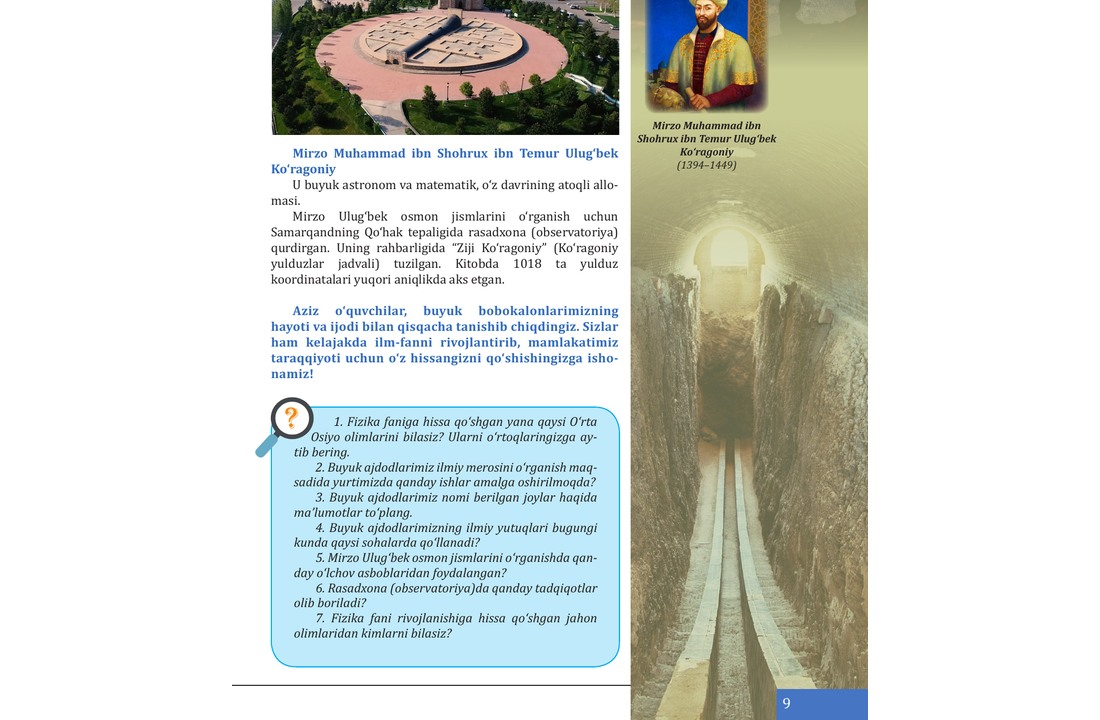
#> input picture assets/physics7/figures/lesson-01.jpg, 1100 x 720 px
$ python -i build_physics7_course.py   (imports and definitions only)
#> lines starting #> are read from the running program, lines starting #| are printed output that depends on the picture; after the words box and inside, x2 and y2 are one past the last pixel; in counts of white or black regions, pixels touching at a corner belong together
#> further down, picture is the input picture: PIL image 1100x720 RGB; mean R, G, B 211.6, 215.4, 209.5
"""Build the complete 7th-grade Idrok physics course from the 2022 textbook."""

from __future__ import annotations

import json
import math
import re
import shutil
import subprocess
import sys
import unicodedata
from pathlib import Path

import numpy as np
from PIL import Image, ImageDraw, ImageFilter, ImageFont
from pypdf import PdfReader

# [1 line not run here, left out]

ROOT = Path(__file__).resolve().parents[1]
PDF = ROOT / "7-SINF FIZIKA DARSLIK 2022.pdf"
OUT = ROOT / "assets" / "physics7"
FIGURES = OUT / "figures"
LOW_RENDER = ROOT / "tmp" / "pdfs" / "physics7-pages"
CONTACT = ROOT / "tmp" / "pdfs" / "physics7-contact.png"
POPPLER = Path(
    r"C:\Users\ANUBIS PC\.cache\codex-runtimes\codex-primary-runtime"
    r"\dependencies\native\poppler\Library\bin\pdftoppm.exe"
)

CHAPTERS = [
    {"title": "Mexanik harakat haqida ma’lumotlar", "icon": "motion", "accent": "#5b63e8"},
    {"title": "Tabiatda kuch va energiya", "icon": "forces", "accent": "#16a6a1"},
    {"title": "Issiqlik hodisalari", "icon": "thermal", "accent": "#f0a42c"},
    {"title": "Elektr", "icon": "charge", "accent": "#e85b91"},
    {"title": "Optika", "icon": "light", "accent": "#2784d8"},
]
CHAPTER_ENDS = [15, 30, 38, 57, 62]

# number | start page | title | formula | unit | relationship
RAW_LESSONS = r"""
1|7|Fizika fani taraqqiyoti tarixida O‘rta Osiyo olimlarining tutgan o‘rni|—|—|O‘rta Osiyo allomalari kuzatish, o‘lchash va hisoblash orqali fizika hamda astronomiya rivojiga katta hissa qo‘shgan.
2|10|Fizika sohasida O‘zbekistonda ilmiy maktab yaratgan fizik olimlar|—|—|O‘zbekiston fizik olimlari yadro fizikasi, Quyosh energiyasi, yarimo‘tkazgichlar va yuqori energiyalar sohalarida ilmiy maktablar yaratgan.
3|13|Fizik kattaliklar. Xalqaro birliklar sistemasi (SI)|kattalik = son qiymati × birlik|SI|Har bir fizik kattalik son qiymati, belgisi va o‘lchov birligi bilan ifodalanadi; SI birliklari o‘lchash natijalarini yagona tizimga keltiradi.
4|17|Fizikada tadqiqot metodlari|kuzatish → faraz → tajriba → xulosa|—|Fizik tadqiqot kuzatish, muammoni belgilash, faraz ilgari surish, tajriba o‘tkazish va xulosa chiqarish bosqichlaridan iborat.
5|20|Skalyar va vektor kattaliklar|a = (aₓ, aᵧ), bu yerda a — vektor|—|Skalyar kattalik faqat son qiymatiga, vektor kattalik esa son qiymati bilan birga yo‘nalishga ham ega.
6|22|Masalalar yechish: fizik kattaliklar va vektorlar|x = k·x₀|SI|Masala yechishda berilganlar SI birliklariga o‘tkaziladi, kerakli formula tanlanadi va natija birligi bilan yoziladi.
7|24|Mexanik harakat|x = x(t)|m|Jismning boshqa jismlarga nisbatan vaziyatining vaqt o‘tishi bilan o‘zgarishi mexanik harakat deyiladi.
8|28|Kinematikaning asosiy tushunchalari|Δr = r₂ − r₁ (vektor)|m|Trayektoriya jism harakat chizig‘i, yo‘l trayektoriya uzunligi, ko‘chish esa boshlang‘ich va oxirgi vaziyatlarni bog‘lovchi vektordir.
9|31|To‘g‘ri chiziqli tekis harakatda tezlik va yo‘l|v = s/t; s = vt|m/s|Tekis harakatda jism teng vaqt oralig‘ida teng yo‘l bosadi va uning tezligi o‘zgarmaydi.
10|36|Masalalar yechish: tekis harakat|s = vt|m|Tekis harakat masalalarida tezlik, vaqt va yo‘l orasidagi s = vt bog‘lanishi qo‘llanadi.
11|39|Notekis harakat|vₒ‘rt = sᵤₘ/tᵤₘ|m/s|Notekis harakatda tezlik o‘zgaradi; butun yo‘lning o‘rtacha tezligi umumiy yo‘lning umumiy vaqtga nisbatidir.
12|42|Laboratoriya: notekis harakatning o‘rtacha tezligini aniqlash|vₒ‘rt = s/t|m/s|Masofa va harakat vaqti tajribada o‘lchanib, jismning o‘rtacha tezligi hisoblanadi.
13|43|Masalalar yechish: notekis harakat|vₒ‘rt = sᵤₘ/tᵤₘ|m/s|Harakat qismlarining yo‘llari va vaqtlarini alohida qo‘shib, butun harakatning o‘rtacha tezligi topiladi.
14|45|Aylana bo‘ylab harakat|T = t/N; ν = N/t|s; Hz|Aylana bo‘ylab tekis harakat davr, chastota, radius va chiziqli tezlik bilan tavsiflanadi.
15|48|Masalalar yechish: aylana bo‘ylab harakat|v = 2πR/T|m/s|Aylana bo‘ylab harakatda bir aylanish yo‘li 2πR ga teng bo‘lib, tezlik davr yoki chastota orqali topiladi.
16|53|Massa va uning birliklari|m = ρV|kg|Massa jism inertligini va undagi modda miqdorini tavsiflaydigan fizik kattalikdir.
17|55|Zichlik va uning birliklari|ρ = m/V|kg/m³|Zichlik moddaning birlik hajmiga to‘g‘ri keladigan massasini ko‘rsatadi.
18|59|Laboratoriya: turli shakldagi jismlarning zichligini aniqlash|ρ = m/V|kg/m³|Jism massasi tarozida, hajmi esa geometrik usul yoki suyuqlikka botirish orqali o‘lchanib, zichligi aniqlanadi.
19|62|Jismlarning o‘zaro ta’siri. Kuch|F = ma|N|Kuch jismlarning o‘zaro ta’sirini ifodalaydi va jism tezligi yoki shaklini o‘zgartirishi mumkin.
20|66|Bosim va uning birliklari|p = F/S|Pa|Bosim sirtga tik ta’sir qiluvchi kuchning shu sirt yuziga nisbatiga teng.
21|69|Masalalar yechish: bosim|p = F/S|Pa|Bosim masalalarida kuch nyutonda, yuza kvadrat metrda olinib, natija paskalda ifodalanadi.
22|71|Suyuqlik va gazlarda bosimning uzatilishi|p = F/S|Pa|Paskal qonuniga ko‘ra tashqi bosim suyuqlik va gazning barcha nuqtalariga o‘zgarishsiz uzatiladi.
23|74|Tinch holatdagi suyuqlik bosimi|p = ρgh|Pa|Suyuqlikning gidrostatik bosimi uning zichligi va chuqurlik ortishi bilan ortadi.
24|76|Masalalar yechish: suyuqlik bosimi|p = ρgh|Pa|Gidrostatik bosimni hisoblashda suyuqlik zichligi, erkin tushish tezlanishi va chuqurlik ko‘paytiriladi.
25|78|Atmosfera bosimi|pₐₜₘ = ρgh|Pa|Atmosfera havosining og‘irligi Yer sirtidagi jismlarga bosim beradi; bu bosim barometr bilan o‘lchanadi.
26|83|Mexanik ish|A = Fs·cosα|J|Kuch jismni siljitganda mexanik ish bajaradi; ish kuch va ko‘chishning kuch yo‘nalishidagi proyeksiyasiga bog‘liq.
27|85|Mexanik energiyaning turlari|Eₚ = mgh; Eₖ = mv²/2|J|Potensial energiya jismlarning o‘zaro vaziyatiga, kinetik energiya esa jism massasi va tezligiga bog‘liq.
28|88|Masalalar yechish: mexanik energiya|E = Eₚ + Eₖ|J|Mexanik energiya kinetik va potensial energiyalar yig‘indisidan iborat.
29|90|Mexanik quvvat va uning birligi|P = A/t|W|Quvvat bajarilgan ishning shu ishni bajarishga ketgan vaqtga nisbatidir.
30|93|Masalalar yechish: ish va quvvat|P = A/t|W|Ish, vaqt va quvvat orasidagi bog‘lanishdan noma’lum kattalik topiladi.
31|97|Ichki energiya|ΔU = Q + Aₜₐₛₕqᵢ|J|Jism ichki energiyasi uni tashkil etgan zarralarning kinetik va potensial energiyalari yig‘indisidir.
32|100|Issiqlik miqdori|Q = cmΔT|J|Jismni isitish yoki sovitishda uzatiladigan issiqlik miqdori massa, solishtirma issiqlik sig‘imi va temperatura o‘zgarishiga bog‘liq.
33|104|Masalalar yechish: issiqlik miqdori|Q = cmΔT|J|Issiqlik masalalarida temperaturalar farqi, massa va moddaning solishtirma issiqlik sig‘imi hisobga olinadi.
34|106|Amaliy mashg‘ulot: turli temperaturali suvlar aralashtirilganda issiqlik almashinuvi|Q_berilgan = Q_olingan|J|Issiq suv bergan issiqlik miqdori sovuq suv olgan issiqlik miqdoriga teng bo‘lganda issiqlik muvozanati yuzaga keladi.
35|107|Yoqilg‘ining solishtirma yonish issiqligi|Q = qm|J|Yoqilg‘i yonganda ajraladigan issiqlik miqdori uning massasi va solishtirma yonish issiqligiga bog‘liq.
36|110|Bug‘lanish va kondensatsiya. Qaynash|Q = Lm|J|Bug‘lanish suyuqlik sirtida har qanday temperaturada, qaynash esa butun hajmda muayyan temperaturada sodir bo‘ladi.
37|115|Qattiq jismning erishi va qotishi|Q = λm|J|Kristall jism erish temperaturasida issiqlik yutib eriydi, qotishda esa shu miqdordagi issiqlikni beradi.
38|118|Masalalar yechish: fazaviy o‘tishlar|Q = cmΔT + λm + Lm|J|Murakkab issiqlik jarayonlarida isitish, erish va bug‘lanish bosqichlarining issiqlik miqdorlari qo‘shiladi.
39|123|Jismlarning elektrlanishi|q = ±Ne|C|Jismlar elektron olishi yoki yo‘qotishi natijasida manfiy yoki musbat zaryadlanadi.
40|126|Elektr zaryad|q = Ne|C|Elektr zaryad diskret bo‘lib, elementar zaryadning butun sonli karralisidan iborat.
41|130|Elektroskop va elektrometr|q = CU|C|Elektroskop zaryad mavjudligini, elektrometr esa elektrlanish darajasini aniqlashga xizmat qiladi.
42|132|Elektr o‘tkazgichlar va dielektriklar|R = ρl/S|Ω|O‘tkazgichlarda erkin zaryadlar ko‘chishi mumkin, dielektriklarda esa zaryadlar bog‘langan holatda bo‘ladi.
43|134|Zaryadlangan jismlarning o‘zaro ta’sirlashuvi|F = k|q₁q₂|/r²|N|Bir xil ishorali zaryadlar itarishadi, qarama-qarshi ishorali zaryadlar tortishadi.
44|137|O‘tkazgichlarda elektr zaryadlarning taqsimlanishi|Eᵢchki = 0|N/C|Elektrostatik muvozanatda ortiqcha zaryad o‘tkazgichning tashqi sirtida taqsimlanadi, o‘tkazgich ichida maydon nol bo‘ladi.
45|139|Tabiatdagi elektr hodisalar|q = It|C|Chaqmoq bulutlar va Yer orasidagi katta elektr razryadi bo‘lib, zaryadlar ajralishi natijasida yuzaga keladi.
46|142|Elektr toki|I = q/t|A|Elektr toki zaryadlangan zarralarning tartibli harakati bo‘lib, tok mavjudligi uchun erkin zaryadlar va elektr maydon kerak.
47|145|Tok manbalari|ε = Aₜₐₛₕqᵢ/q|V|Tok manbai boshqa turdagi energiyani elektr energiyaga aylantirib, zanjirda kuchlanish hosil qiladi.
48|149|Elektr kuchlanish va uni o‘lchash|U = A/q|V|Kuchlanish elektr maydonning birlik zaryadni ko‘chirishda bajargan ishini ko‘rsatadi va voltmetr bilan o‘lchanadi.
49|153|Tok kuchi|I = q/t|A|Tok kuchi o‘tkazgich kesimidan vaqt birligida o‘tgan elektr zaryadiga teng va ampermetr bilan o‘lchanadi.
50|156|Masalalar yechish: tok va kuchlanish|A = UIt|J|Elektr zanjirida ish, kuchlanish, tok kuchi va vaqt orasidagi bog‘lanish qo‘llanadi.
51|158|Laboratoriya: elektr zanjirida tok kuchi va kuchlanishni o‘lchash|I = q/t; U = A/q|A; V|Ampermetr zanjirga ketma-ket, voltmetr esa o‘lchanayotgan iste’molchiga parallel ulanadi.
52|159|Elektr qarshilik|R = ρl/S|Ω|O‘tkazgich qarshiligi uning materialiga va uzunligiga to‘g‘ri, ko‘ndalang kesim yuziga teskari proporsional.
53|163|Rezistorlar. Reostatlar|R = ρl/S|Ω|Rezistor zanjir qarshiligini belgilaydi, reostat esa o‘tkazgichning faol uzunligini o‘zgartirib tok kuchini rostlaydi.
54|166|Zanjirning bir qismi uchun Om qonuni|I = U/R|A|Zanjir qismidagi tok kuchi kuchlanishga to‘g‘ri, qarshilikka teskari proporsional.
55|169|Masalalar yechish: Om qonuni|R = U/I|Ω|Om qonuni yordamida tok kuchi, kuchlanish yoki qarshilikdan istalgan biri hisoblanadi.
56|171|Amaliy mashg‘ulot: reostat yordamida tok kuchini rostlash|I = U/R|A|Reostat qarshiligi o‘zgartirilganda zanjirdagi tok kuchi ham o‘zgaradi.
57|172|Laboratoriya: Om qonunini o‘rganish|R = U/I|Ω|Kuchlanish va tok kuchi bir necha marta o‘lchanib, ularning nisbati o‘zgarmas qarshilikka tengligi tekshiriladi.
58|176|Yorug‘likning to‘g‘ri chiziq bo‘ylab tarqalishi|s = ct|m|Yorug‘lik bir jinsli shaffof muhitda to‘g‘ri chiziq bo‘ylab tarqaladi va soya hosil qiladi.
59|178|Quyosh va Oy tutilishi|Soya + yarimsoya|—|Quyosh, Yer va Oyning o‘zaro joylashuvi natijasida Quyosh yoki Oy tutilishi kuzatiladi.
60|181|Yorug‘likning qaytishi va sinishi|α = β; n = sinα/sinγ|—|Qaytishda tushish burchagi qaytish burchagiga teng, sinishda esa nur muhit chegarasida yo‘nalishini o‘zgartiradi.
61|184|Linza|D = 1/F|dptr|Linza yorug‘lik nurlarini yig‘adi yoki sochadi; uning asosiy kattaliklari fokus masofasi va optik kuchdir.
62|186|Amaliy mashg‘ulot: yorug‘likning yassi ko‘zgudan qaytishi|α = β|°|Yassi ko‘zguda qaytgan nur, tushgan nur va normal bir tekislikda yotadi, qaytish burchagi tushish burchagiga teng.
""".strip()

APPLICATIONS = [
    "Bu bilim transport, navigatsiya, sport, o‘lchash va harakatni grafik tahlil qilishda qo‘llanadi.",
    "Bu qonuniyat qurilish, gidravlika, mexanizmlar, energetika va kundalik xavfsizlik masalalarini tushuntiradi.",
    "Issiqlik almashinuvi haqidagi bilim isitish-sovitish tizimlari, oshxona, sanoat va energiya tejashda ishlatiladi.",
    "Elektr qonunlari yoritish, maishiy texnika, sensorlar, aloqa va xavfsiz elektr zanjirlarini qurishda qo‘llanadi.",
    "Optika qonunlari ko‘zoynak, kamera, mikroskop, teleskop, ko‘zgu va yoritish tizimlarining asosini tashkil qiladi.",
]

EXPERIMENTS = [
    "Telefon sekundomeri, o‘lchov lentasi va kichik aravacha yordamida masofa hamda vaqtni o‘lchang; harakat turini grafikda tasvirlang.",
    "Tarozi, o‘lchov silindri, dinamometr yoki suvli idish yordamida massa, zichlik, kuch yoki bosimni xavfsiz tarzda o‘lchang.",
    "Ikki idishdagi turli temperaturali suv, termometr va metall qoshiq yordamida issiqlik almashinuvini kuzating; issiq suv bilan ehtiyot bo‘ling.",
    "Batareya, kichik lampochka, sim va kalitdan past kuchlanishli zanjir tuzing; ulanishni faqat quvvat uzilganida o‘zgartiring.",
    "Fonar, karton teshiklar, ko‘zgu yoki suvli shaffof idish yordamida yorug‘likning tarqalishi, qaytishi va sinishini kuzating.",
]


# [16 lines left out: function parse_lessons, not called in this run]


def chapter_for(number):
    return next(index for index, end in enumerate(CHAPTER_ENDS) if number <= end)


# [252 lines left out: functions clean_text, page_blocks, summary_from_blocks, problem_for, read_video_pool, not called in this run]


STOP_WORDS = {
    "va", "bilan", "uchun", "hamda", "haqida", "uning", "mavzu", "masalalar",
    "yechish", "laboratoriya", "amaliy", "mashg‘ulot", "sinf", "fizika",
}


# [43 lines left out: functions tokens, assign_videos, not called in this run]


def colorful_bbox(image):
    small = image.resize((max(1, image.width // 3), max(1, image.height // 3)))
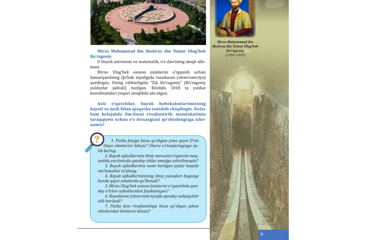
#> small: PIL image 366x240 RGB; mean R, G, B 211.5, 215.3, 209.4
    array = np.asarray(small.convert("RGB"))
    mx, mn = array.max(axis=2), array.min(axis=2)
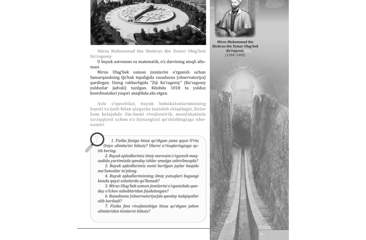
#> mx: shape (240, 366); min 4, max 255, mean 220.5
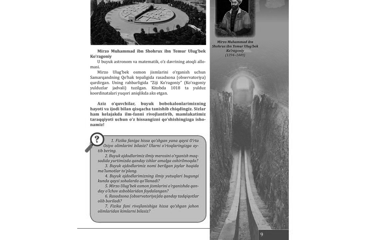
#> mn: shape (240, 366); min 0, max 255, mean 200.9
    raw_mask = ((mx - mn) > 30) & (mx < 248)
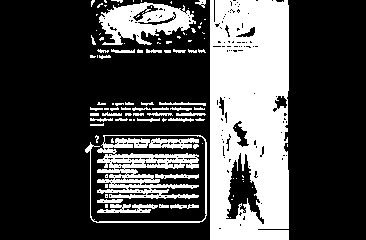
#> raw_mask: shape (240, 366) bool; 28.9% white; 100 white regions (60 under 20 px), largest, box (x1, y1, x2, y2) and area: (210, 0, 289, 240) 16816, (85, 135, 207, 223) 3882, (99, 2, 196, 45) 2335
    raw_mask[: int(raw_mask.shape[0] * 0.20), :] = False
    raw_mask[-int(raw_mask.shape[0] * 0.07) :, :] = False
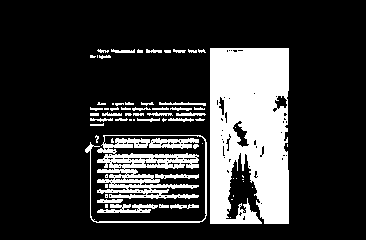
#> raw_mask: shape (240, 366) bool; 20.5% white; 66 white regions (29 under 20 px), largest, box (x1, y1, x2, y2) and area: (210, 48, 289, 224) 12050, (85, 135, 207, 223) 3882, (97, 204, 158, 213) 339
    raw_mask[:, : int(raw_mask.shape[1] * 0.04)] = False
    raw_mask[:, -int(raw_mask.shape[1] * 0.04) :] = False
    binary = Image.fromarray((raw_mask * 255).astype("uint8")).filter(ImageFilter.MaxFilter(5))
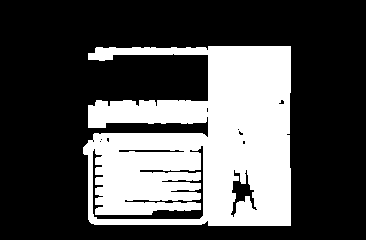
#> binary: PIL image 366x240 L; 31.5% white; 1 white region, box (x1, y1, x2, y2) and area: (83, 46, 291, 226) 27628
    mask = np.asarray(binary) > 0
    seen = np.zeros(mask.shape, dtype=bool)
    components = []
    height, width = mask.shape
    for y in range(height):
        for x in range(width):
            if not mask[y, x] or seen[y, x]:
                continue
            stack = [(x, y)]
            seen[y, x] = True
            xs, ys = [], []
            while stack:
                cx, cy = stack.pop()
                xs.append(cx)
                ys.append(cy)
                for nx, ny in ((cx - 1, cy), (cx + 1, cy), (cx, cy - 1), (cx, cy + 1)):
                    if 0 <= nx < width and 0 <= ny < height and mask[ny, nx] and not seen[ny, nx]:
                        seen[ny, nx] = True
                        stack.append((nx, ny))
            x0, x1, y0, y1 = min(xs), max(xs), min(ys), max(ys)
            box_area = (x1 - x0 + 1) * (y1 - y0 + 1)
            box_width, box_height = x1 - x0 + 1, y1 - y0 + 1
            if box_area < 45 or box_width < 7 or box_height < 7:
                continue
            if box_width > width * 0.78 and box_height < height * 0.18:
                continue
            density = float(raw_mask[y0 : y1 + 1, x0 : x1 + 1].mean())
            if density < 0.035:
                continue
            score = box_area * (0.35 + density)
            components.append((score, x0, y0, x1, y1))
#> after the loop, components = [(31125, 83, 46, 290, 225)]
    if not components:
        return None, 0
    score, x0, y0, x1, y1 = max(components, key=lambda item: item[0])
#> score = 31125; x0 = 83; y0 = 46; x1 = 290; y1 = 225
    scale = 3
    pad = 20
    bbox = (
        max(0, x0 * scale - pad),
        max(0, y0 * scale - pad),
        min(image.width, (x1 + 1) * scale + pad),
        min(image.height, (y1 + 1) * scale + pad),
    )
#> bbox = (229, 118, 893, 698)
    return bbox, score


# [174 lines left out: functions make_figures, make_contact, main, not called in this run]


# [2 lines not run here, left out]

>>> from PIL import Image
>>> picture = Image.open('../assets/physics7/figures/lesson-01.jpg')
>>> result = colorful_bbox(picture)
#> result = ((229, 118, 893, 698), 31125)

$ run again, on assets/physics7/figures/lesson-06.jpg
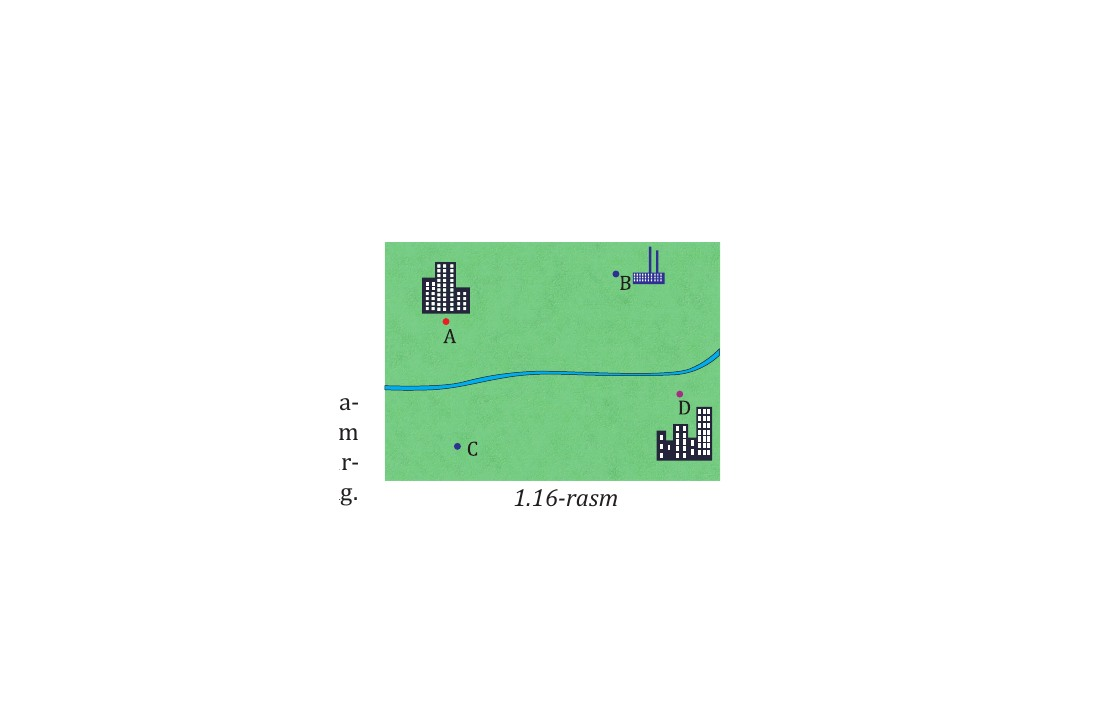
#> input picture assets/physics7/figures/lesson-06.jpg, 1100 x 720 px
#> picture is the input picture: PIL image 1100x720 RGB; mean R, G, B 240.5, 248.7, 242.1
#> in colorful_bbox, `raw_mask = ((mx - mn) > 30) & (mx < 248)`:
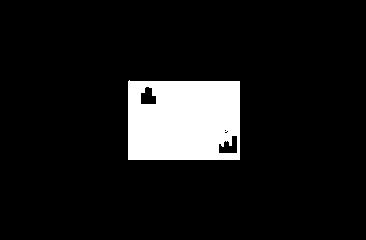
#> raw_mask: shape (240, 366) bool; 9.6% white; 1 white region, box (x1, y1, x2, y2) and area: (128, 80, 240, 160) 8454
#> in colorful_bbox, `binary = Image.fromarray((raw_mask * 255).astype("uint8")).filter(Imag..`:
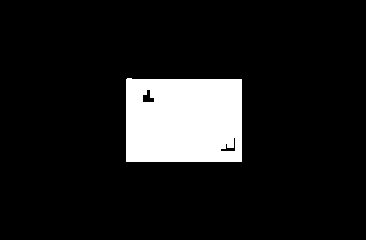
#> binary: PIL image 366x240 L; 10.8% white; 1 white region, box (x1, y1, x2, y2) and area: (126, 78, 242, 162) 9502
#> after the loop in colorful_bbox, `for y in range(height):`: components = [(11864.4, 126, 78, 241, 161)]
#> score = 11864.4; x0 = 126; y0 = 78; x1 = 241; y1 = 161
#> bbox = (358, 214, 746, 506)
#> result = ((358, 214, 746, 506), 11864.4)
